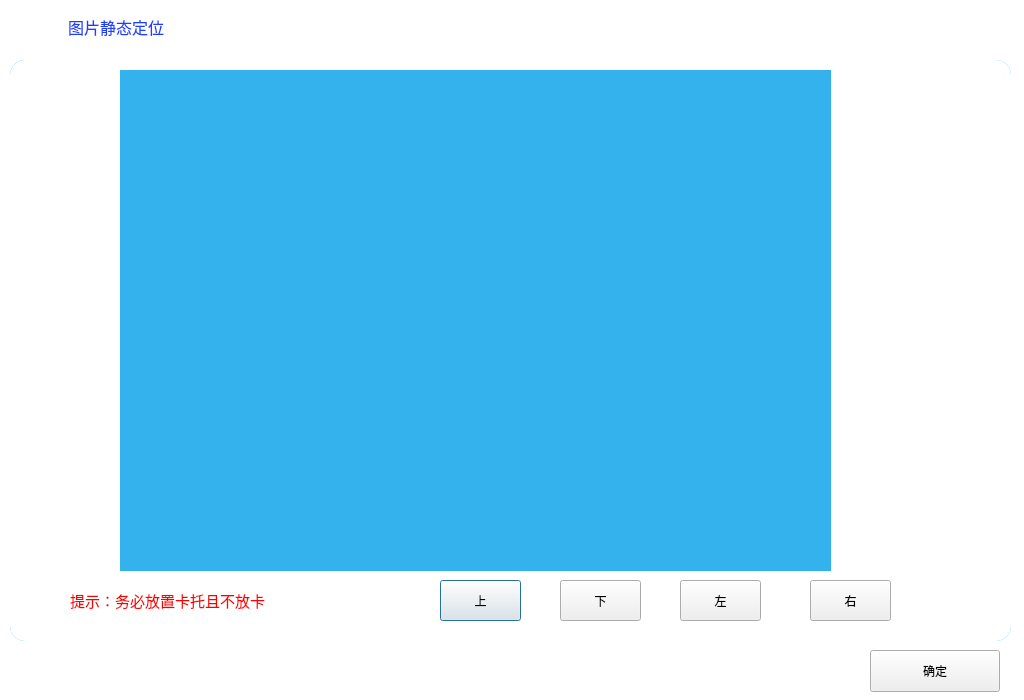
<?xml version="1.0" encoding="UTF-8"?>
<ui version="4.0">
 <class>Dg_PicLocation</class>
 <widget class="QDialog" name="Dg_PicLocation">
  <property name="geometry">
   <rect>
    <x>0</x>
    <y>0</y>
    <width>1024</width>
    <height>700</height>
   </rect>
  </property>
  <property name="windowTitle">
   <string>Dialog</string>
  </property>
  <widget class="QWidget" name="widget" native="true">
   <property name="geometry">
    <rect>
     <x>0</x>
     <y>0</y>
     <width>1024</width>
     <height>700</height>
    </rect>
   </property>
   <property name="styleSheet">
    <string notr="true">QWidget#widget{background-color: rgb(255, 255, 255);}</string>
   </property>
   <widget class="QWidget" name="widget_2" native="true">
    <property name="geometry">
     <rect>
      <x>10</x>
      <y>60</y>
      <width>1001</width>
      <height>581</height>
     </rect>
    </property>
    <property name="styleSheet">
     <string notr="true">QWidget#widget_2{
background-color: rgb(52, 178, 237);
border-radius:15px;
}
</string>
    </property>
    <layout class="QGridLayout" name="gridLayout_3">
     <item row="0" column="1">
      <widget class="QWidget" name="widget_3" native="true">
       <property name="styleSheet">
        <string notr="true">QWidget#widget_3{
background-color: rgb(255, 255, 255);
border-radius:15px;
}</string>
       </property>
       <widget class="QLabel" name="label">
        <property name="geometry">
         <rect>
          <x>20</x>
          <y>520</y>
          <width>26</width>
          <height>34</height>
         </rect>
        </property>
        <property name="styleSheet">
         <string notr="true">background-image: url(:/new/home/home/tipsicon.png);</string>
        </property>
        <property name="text">
         <string/>
        </property>
       </widget>
       <widget class="QLabel" name="label_2">
        <property name="geometry">
         <rect>
          <x>60</x>
          <y>530</y>
          <width>201</width>
          <height>21</height>
         </rect>
        </property>
        <property name="font">
         <font>
          <pointsize>11</pointsize>
         </font>
        </property>
        <property name="styleSheet">
         <string notr="true">color: rgb(255, 0, 0);</string>
        </property>
        <property name="text">
         <string>提示：务必放置卡托且不放卡</string>
        </property>
       </widget>
       <widget class="MainButton" name="pushButton">
        <property name="geometry">
         <rect>
          <x>430</x>
          <y>520</y>
          <width>81</width>
          <height>41</height>
         </rect>
        </property>
        <property name="text">
         <string>上</string>
        </property>
       </widget>
       <widget class="MainButton" name="pushButton_2">
        <property name="geometry">
         <rect>
          <x>550</x>
          <y>520</y>
          <width>81</width>
          <height>41</height>
         </rect>
        </property>
        <property name="text">
         <string>下</string>
        </property>
       </widget>
       <widget class="MainButton" name="pushButton_3">
        <property name="geometry">
         <rect>
          <x>670</x>
          <y>520</y>
          <width>81</width>
          <height>41</height>
         </rect>
        </property>
        <property name="text">
         <string>左</string>
        </property>
       </widget>
       <widget class="MainButton" name="pushButton_4">
        <property name="geometry">
         <rect>
          <x>800</x>
          <y>520</y>
          <width>81</width>
          <height>41</height>
         </rect>
        </property>
        <property name="text">
         <string>右</string>
        </property>
       </widget>
       <widget class="L_Pic" name="l_pic_piclocation">
        <property name="geometry">
         <rect>
          <x>110</x>
          <y>10</y>
          <width>711</width>
          <height>501</height>
         </rect>
        </property>
        <property name="styleSheet">
         <string notr="true">background-color: rgb(52, 178, 237);</string>
        </property>
        <property name="text">
         <string/>
        </property>
       </widget>
      </widget>
     </item>
    </layout>
   </widget>
   <widget class="QWidget" name="layoutWidget_2">
    <property name="geometry">
     <rect>
      <x>10</x>
      <y>0</y>
      <width>175</width>
      <height>54</height>
     </rect>
    </property>
    <layout class="QHBoxLayout" name="horizontalLayout">
     <item>
      <widget class="QLabel" name="label_3">
       <property name="minimumSize">
        <size>
         <width>52</width>
         <height>52</height>
        </size>
       </property>
       <property name="maximumSize">
        <size>
         <width>52</width>
         <height>52</height>
        </size>
       </property>
       <property name="styleSheet">
        <string notr="true">border-image: url(:/new/home/home/logo1.png);</string>
       </property>
       <property name="text">
        <string/>
       </property>
      </widget>
     </item>
     <item>
      <widget class="QLabel" name="label_4">
       <property name="font">
        <font>
         <family>等线</family>
         <pointsize>12</pointsize>
        </font>
       </property>
       <property name="styleSheet">
        <string notr="true">color: rgb(29, 63, 255);</string>
       </property>
       <property name="text">
        <string>图片静态定位</string>
       </property>
      </widget>
     </item>
    </layout>
   </widget>
   <widget class="MainButton" name="pushButton_16">
    <property name="geometry">
     <rect>
      <x>870</x>
      <y>650</y>
      <width>130</width>
      <height>42</height>
     </rect>
    </property>
    <property name="minimumSize">
     <size>
      <width>130</width>
      <height>42</height>
     </size>
    </property>
    <property name="text">
     <string>确定</string>
    </property>
    <property name="icon">
     <iconset>
      <normaloff>:/new/home/home/ok.png</normaloff>:/new/home/home/ok.png</iconset>
    </property>
    <property name="iconSize">
     <size>
      <width>20</width>
      <height>20</height>
     </size>
    </property>
   </widget>
  </widget>
 </widget>
 <customwidgets>
  <customwidget>
   <class>MainButton</class>
   <extends>QPushButton</extends>
   <header location="global">mainbutton.h</header>
  </customwidget>
  <customwidget>
   <class>L_Pic</class>
   <extends>QLabel</extends>
   <header location="global">l_pic.h</header>
  </customwidget>
 </customwidgets>
 <resources/>
 <connections/>
</ui>
